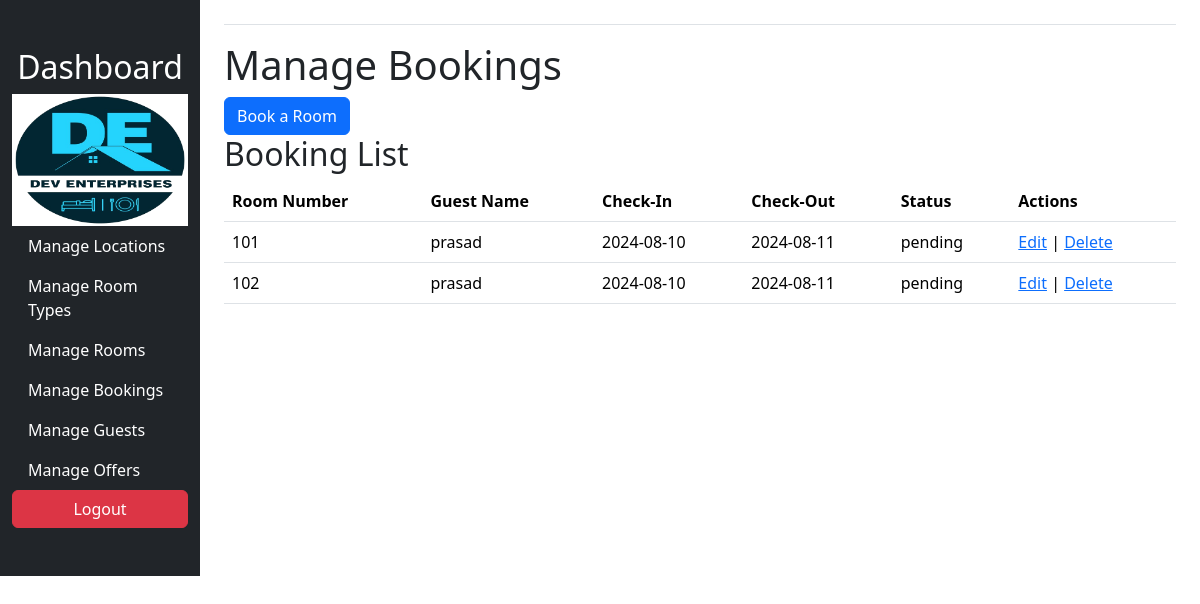
Page /admin/dashboard.php?page=manage_bookings (signed in) on the earlier database version.
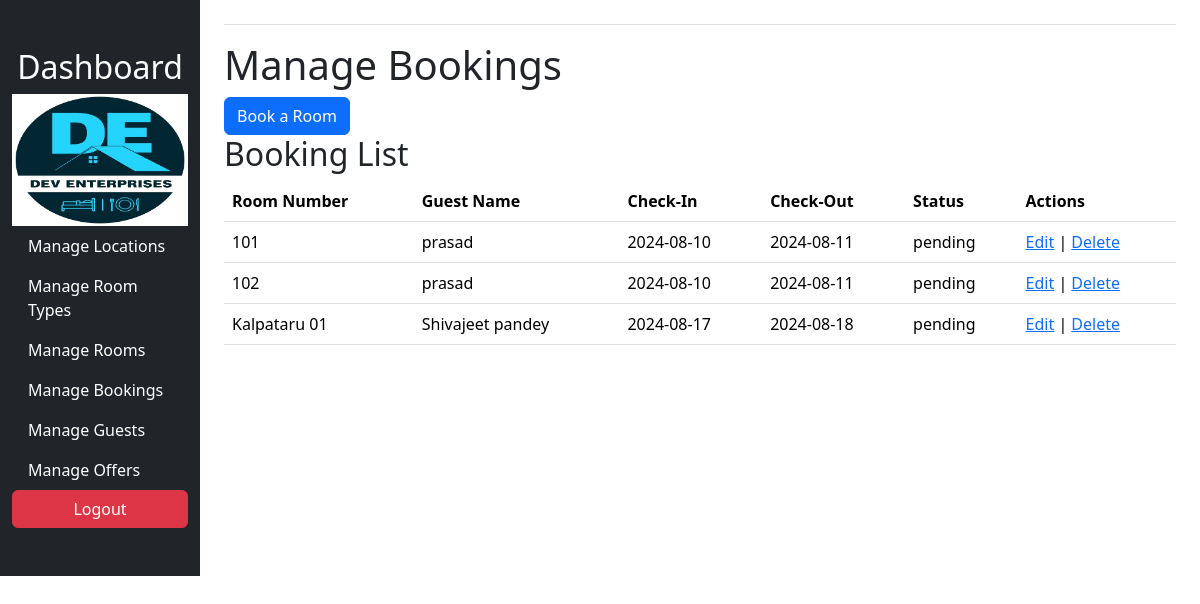
Same page on the later database version.
### tables this page shows
CREATE TABLE `bookings` (
  `id` int(11) NOT NULL,
  `room_id` int(11) NOT NULL,
  `guest_id` int(11) NOT NULL,
  `check_in` date NOT NULL,
  `check_out` date NOT NULL,
  `status` enum('pending','confirmed','cancelled') NOT NULL,
  `totalRooms` int(11) DEFAULT NULL,
  `totalGuest` int(11) DEFAULT NULL,
  `timestamp` varchar(100) DEFAULT NULL,
  `Price` double DEFAULT NULL
);

CREATE TABLE `rooms` (
  `id` int(11) NOT NULL,
  `room_number` varchar(50) NOT NULL,
  `location_id` int(11) NOT NULL,
  `type_id` int(11) NOT NULL,
  `price` decimal(10,2) NOT NULL,
  `status` enum('available','booked','maintenance','pending') NOT NULL
);

CREATE TABLE `guests` (
  `id` int(11) NOT NULL,
  `name` varchar(100) NOT NULL,
  `email` varchar(100) NOT NULL,
  `phone` varchar(15) NOT NULL
);

### admin/manage_bookings.php (the view, shortened to what this page needs)
<?php
require 'config.php';
?>
<!DOCTYPE html>
<html>
<head>
</head>
<body>
    <h1>Manage Bookings</h1>
    <button type="button" class="btn btn-primary" data-bs-toggle="modal" data-bs-target="#bookingModal">
        Book a Room
    </button>
    <h2>Booking List</h2>
    <table class="table">
        <tr>
            <th>Room Number</th>
            <th>Guest Name</th>
            <th>Check-In</th>
            <th>Check-Out</th>
            <th>Status</th>
            <th>Actions</th>
        </tr>
        <?php
        $bookings = $conn->query("SELECT bookings.*, rooms.room_number, guests.name as guest_name
                                  FROM bookings
                                  JOIN rooms ON bookings.room_id = rooms.id
                                  JOIN guests ON bookings.guest_id = guests.id");
        while ($row = $bookings->fetch_assoc()) { ?>
        <tr>
            <td>
                <?php echo $row['room_number']; ?>
            </td>
            <td>
                <?php echo $row['guest_name']; ?>
            </td>
            <td>
                <?php echo $row['check_in']; ?>
            </td>
            <td>
                <?php echo $row['check_out']; ?>
            </td>
            <td>
                <?php echo $row['status']; ?>
            </td>
            <td>
                <a href='#' data-bs-toggle="modal" data-bs-target="#bookingModal1"
                data-roomId="<?php echo $row['room_id']; ?>"
                data-guestId = "<?php echo $row['guest_id']; ?>"
                data-checkIn = "<?php echo $row['check_in']; ?>"
                data-checkOut = "<?php echo $row['check_out']; ?>"
                data-status = "<?php echo $row['status']; ?>"
                data-totalRooms = "<?php echo $row['totalRooms']; ?>"
                data-totalGuests = "<?php echo $row['totalGuest']; ?>"
                class="edit-booking"
                >Edit</a> |
                <a href='delete.php?delete=booking&id=<?php echo $row['id']; ?>'>Delete</a>
            </td>
        </tr>
        <?php } ?>
    </table>
</body>
</html>

### admin/dashboard.php (shortened to what this page needs)
<!DOCTYPE html>
<html lang="en">
<head>
</head>
<body>
    <div class="container-fluid">
        <div class="row h-100">
            <nav class="col-md-3 col-lg-2 d-md-block bg-dark sidebar py-5">
                <div class="position-sticky">
                    <ul class="nav flex-column">
                        <li class="navbar-brand">
                            <h1 class="h2 text-white text-center">Dashboard</h1>
                        </li>
                        <li class="navbar-brand bg-white ">
                            <img src="../img/main/logo.png" alt="img\main\logo.png"
                                class="navbar-logo w-100 d-block mx-auto">
                        </li>
                        <li class="nav-item">
                            <a class="nav-link text-white text-decoration-none active" aria-current="page"
                                href="dashboard.php?page=manage_locations">
                                Manage Locations
                            </a>
                        </li>
                        <li class="nav-item">
                            <a class="nav-link text-white text-decoration-none"
                                href="dashboard.php?page=manage_room_types">
                                Manage Room Types
                            </a>
                        </li>
                        <li class="nav-item">
                            <a class="nav-link text-white text-decoration-none" href="dashboard.php?page=manage_rooms">
                                Manage Rooms
                            </a>
                        </li>
                        <li class="nav-item">
                            <a class="nav-link text-white text-decoration-none"
                                href="dashboard.php?page=manage_bookings">
                                Manage Bookings
                            </a>
                        </li>
                        <li class="nav-item">
                            <a class="nav-link text-white text-decoration-none" href="dashboard.php?page=manage_guest">
                                Manage Guests
                            </a>
                        </li>
                        <li class="nav-item">
                            <a class="nav-link text-white text-decoration-none" href="dashboard.php?page=manage_offers">
                                Manage Offers
                            </a>
                        </li>
                        <li class="nav-item">
                            <a class="btn btn-danger d-block mx-auto" href="logout.php">
                                Logout
                            </a>
                        </li>
                    </ul>
                </div>
            </nav>
            <main class="col-md-9 ms-sm-auto col-lg-10 px-md-4">
                <div
                    class="d-flex justify-content-between flex-wrap flex-md-nowrap align-items-center pt-3 pb-2 mb-3 border-bottom">
                </div>
                <main id="view-panel">
                    <?php $page = isset($_GET['page']) ? $_GET['page'] : 'home'; ?>
                    <?php include $page . '.php' ?>
                </main>
            </main>
        </div>
    </div>
    <link href="https://cdn.jsdelivr.net/npm/bootstrap@5.3.3/dist/css/bootstrap.min.css" rel="stylesheet">
</body>
</html>

Differences in the rows shown:
added bookings: room.room_number "Kalpataru 01", guest.name "Shivajeet pandey", check_in "2024-08-17", check_out "2024-08-18", status "pending"
